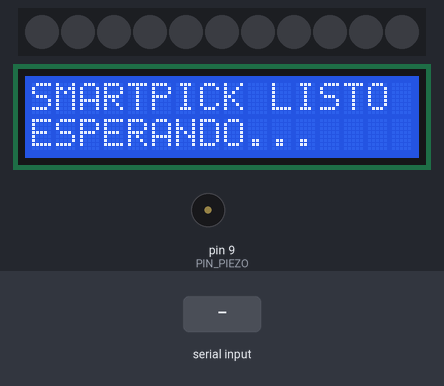
Bench run of a sketch on a simulated Arduino Uno, built with avr-gcc and run on an emulated ATmega328P. On the bench: 11 RGB LEDs in strip order, left to right, 16×2 character LCD, buzzer (waves = sounding). The test bench sets the inputs (shaded band). Dim RGB values are drawn brighter than linear; what the sketch prints to the serial monitor is not drawn.

Above: at 1.2 s.
1.3 s: "PICK|\n" received over Serial
At 3.0 s:
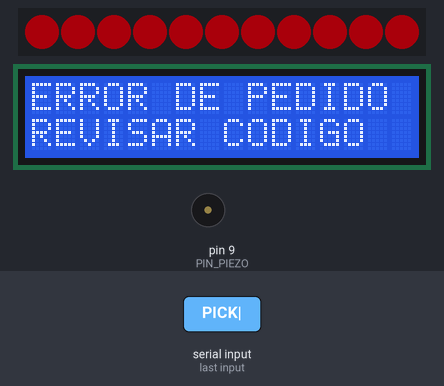
3.7 s: "RESET\n" received over Serial
At 4.0 s:
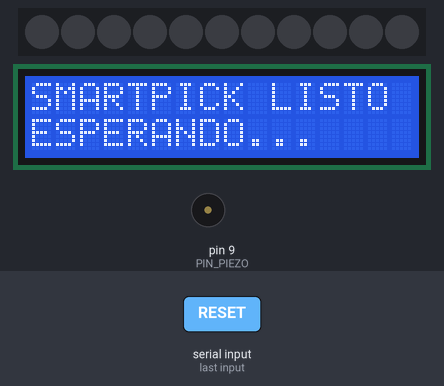
5.2 s: "ERROR|\n" received over Serial
At 5.9 s:
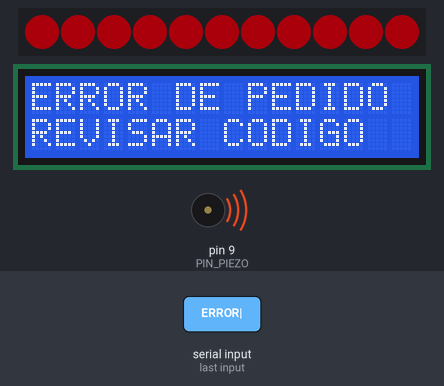
7.6 s: "CANCEL\n" received over Serial
At 8.2 s:
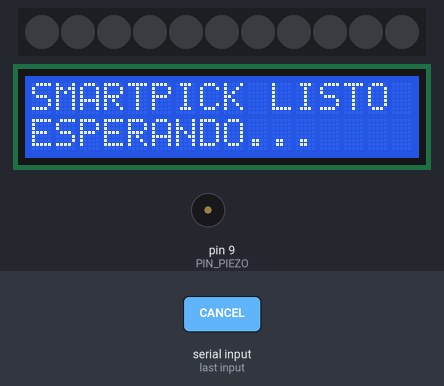
Timing chart, 0 to 10.1 s (numbered marks = the images above; inputs shaded):
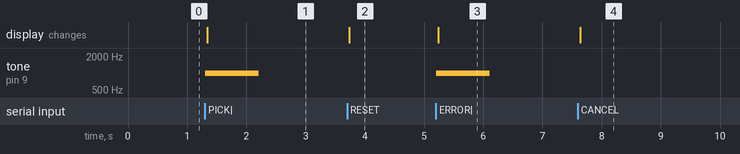

Measured:
- after the input at 1.3 s, tone on pin 9 (PIN_PIEZO): silent → 1000 Hz at once, → silent 0.90 s later; the display: changes at once (image 1)
- after the input at 3.7 s, the display: changes at once (image 2)
- after the input at 5.2 s, tone on pin 9 (PIN_PIEZO): silent → 1000 Hz at once, → silent 0.90 s later; the display: changes at once (image 3)
- after the input at 7.6 s, the display: changes at once (image 4)

The sketch:

smartpick.ino
```cpp
#include <Wire.h>
#include <LiquidCrystal_I2C.h>
#include <Adafruit_NeoPixel.h>

const int PIN_NEOPIXEL = 6;
const int CANTIDAD_LED = 11;
const int PIN_BOTON = 2;
const int PIN_PIEZO = 9;

LiquidCrystal_I2C lcd(0x27, 16, 2);
Adafruit_NeoPixel tira(CANTIDAD_LED, PIN_NEOPIXEL, NEO_GRB + NEO_KHZ800);

String comando = "";
String ubicacionActiva = "";
String skuActivo = "";
int cantidadActiva = 0;
bool ordenActiva = false;

void setup() {
  Serial.begin(9600);
  pinMode(PIN_BOTON, INPUT_PULLUP);
  pinMode(PIN_PIEZO, OUTPUT);

  tira.begin();
  tira.setBrightness(45);
  apagarLuces();

  lcd.init();
  lcd.backlight();
  mostrarEspera();
  Serial.println("SMARTPICK_READY");
}

void loop() {
  if (Serial.available() > 0) {
    comando = Serial.readStringUntil('\n');
    comando.trim();
    procesarComando(comando);
  }

  if (ordenActiva && digitalRead(PIN_BOTON) == LOW) {
    delay(40);
    if (digitalRead(PIN_BOTON) == LOW) {
      Serial.print("CONFIRMED|");
      Serial.print(ubicacionActiva);
      Serial.print("|");
      Serial.print(skuActivo);
      Serial.print("|");
      Serial.println(cantidadActiva);
      ordenActiva = false;
      apagarLuces();
      mostrarEspera();
      while (digitalRead(PIN_BOTON) == LOW) delay(10);
    }
  }
}

void procesarComando(String texto) {
  if (texto.startsWith("PICK|")) {
    String ubicacion = obtenerCampo(texto, '|', 1);
    String sku = obtenerCampo(texto, '|', 2);
    int cantidad = obtenerCampo(texto, '|', 3).toInt();
    activarUbicacion(ubicacion, sku, cantidad);
  } else if (texto.startsWith("ERROR|")) {
    activarError();
  } else if (texto == "RESET" || texto == "CANCEL" || texto.startsWith("CONFIRM|")) {
    ordenActiva = false;
    apagarLuces();
    noTone(PIN_PIEZO);
    mostrarEspera();
  }
}

void activarUbicacion(String ubicacion, String sku, int cantidad) {
  int ledFila = ubicacion.charAt(0) == 'A' ? 0 : 1;
  int columna = ubicacion.substring(1).toInt();
  int ledColumna = columna + 1;
  int ledProducto = 5;

  if (ubicacion == "A1") ledProducto = 5;
  else if (ubicacion == "A2") ledProducto = 6;
  else if (ubicacion == "A3") ledProducto = 7;
  else if (ubicacion == "B1") ledProducto = 8;
  else if (ubicacion == "B2") ledProducto = 9;
  else if (ubicacion == "B3") ledProducto = 10;
  else {
    activarError();
    return;
  }

  apagarLuces();
  uint32_t verde = tira.Color(0, 220, 95);
  tira.setPixelColor(ledFila, verde);
  tira.setPixelColor(ledColumna, verde);
  tira.setPixelColor(ledProducto, verde);
  tira.show();

  ubicacionActiva = ubicacion;
  skuActivo = sku;
  cantidadActiva = cantidad;
  ordenActiva = true;

  lcd.clear();
  lcd.setCursor(0, 0);
  lcd.print("UBICACION ");
  lcd.print(ubicacion);
  lcd.setCursor(0, 1);
  lcd.print("RETIRAR: ");
  lcd.print(cantidad);
}

void activarError() {
  ordenActiva = false;
  uint32_t rojo = tira.Color(255, 0, 20);
  for (int i = 0; i < CANTIDAD_LED; i++) tira.setPixelColor(i, rojo);
  tira.show();
  tone(PIN_PIEZO, 1000, 900);
  lcd.clear();
  lcd.setCursor(0, 0);
  lcd.print("ERROR DE PEDIDO");
  lcd.setCursor(0, 1);
  lcd.print("REVISAR CODIGO");
}

void apagarLuces() {
  tira.clear();
  tira.show();
}

void mostrarEspera() {
  lcd.clear();
  lcd.setCursor(0, 0);
  lcd.print("SMARTPICK LISTO");
  lcd.setCursor(0, 1);
  lcd.print("ESPERANDO...");
}

String obtenerCampo(String datos, char separador, int indice) {
  int campo = 0;
  int inicio = 0;
  for (int i = 0; i <= datos.length(); i++) {
    if (i == datos.length() || datos.charAt(i) == separador) {
      if (campo == indice) return datos.substring(inicio, i);
      campo++;
      inicio = i + 1;
    }
  }
  return "";
}
```
